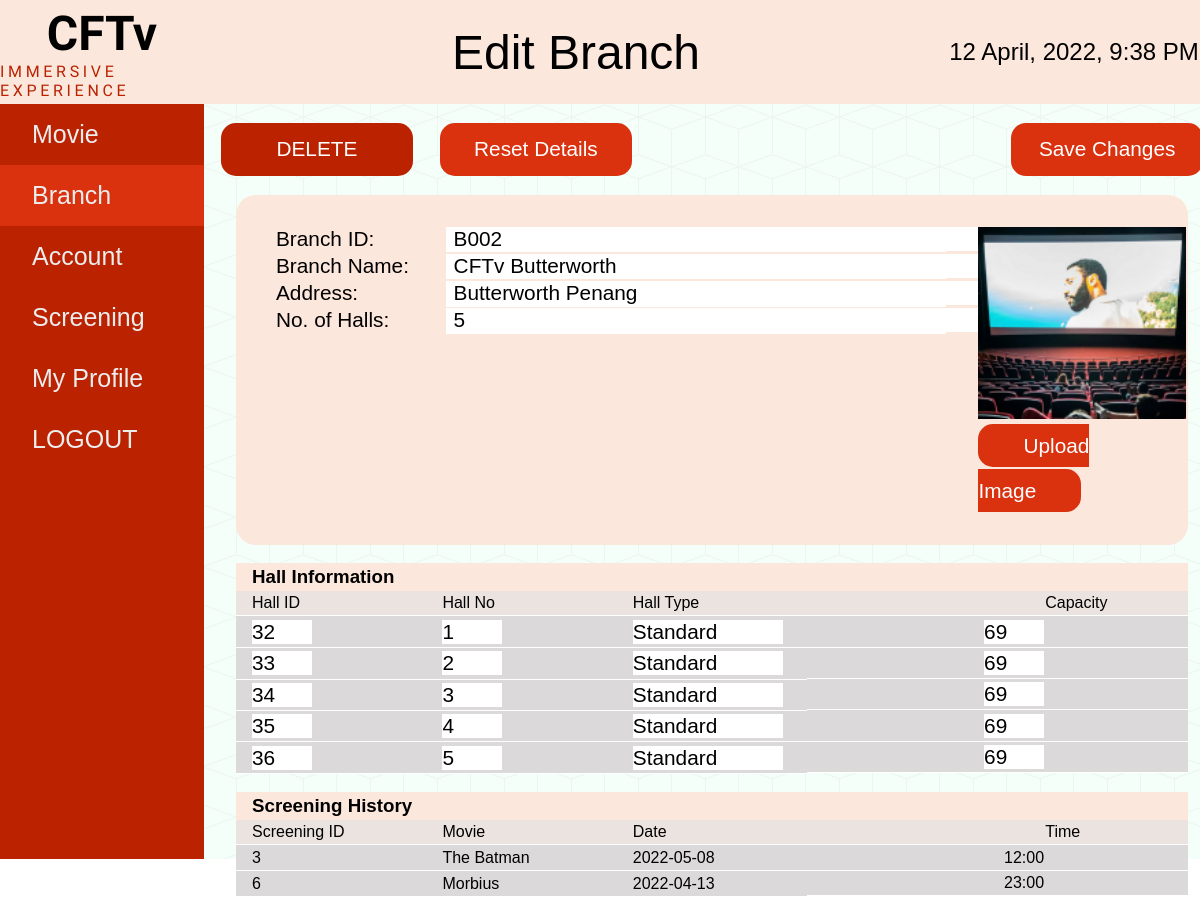
/branchEdit.php?id=B002&br_id=44 (signed in), run on the app's committed database.
### tables this page shows
CREATE TABLE `branch` (
  `br_id` int(11) NOT NULL,
  `branch_id` varchar(30) NOT NULL,
  `branch_name` varchar(300) NOT NULL,
  `branch_address` varchar(300) NOT NULL,
  `branch_image` varchar(300) DEFAULT NULL,
  `no_of_halls` int(11) NOT NULL,
  `hall_id` int(11) NOT NULL,
  `screening_id` int(11) DEFAULT NULL
);

CREATE TABLE `hall` (
  `h_id` int(11) NOT NULL,
  `hall_id` varchar(30) NOT NULL,
  `seat_id` int(11) DEFAULT NULL,
  `hall_no` int(11) NOT NULL,
  `hall_type` varchar(30) NOT NULL,
  `hall_capacity` int(11) NOT NULL
);

CREATE TABLE `screening` (
  `screening_id` int(11) NOT NULL,
  `screen_id` varchar(11) NOT NULL,
  `movie_id` int(11) NOT NULL,
  `branch_id` int(11) NOT NULL,
  `hall_id` int(11) NOT NULL,
  `screening_date` date NOT NULL,
  `screening_time` varchar(6) NOT NULL
);

CREATE TABLE `movie` (
  `movie_id` int(11) NOT NULL,
  `movie_poster` varchar(300) NOT NULL,
  `movie_name` varchar(300) NOT NULL,
  `movie_duration` varchar(20) NOT NULL,
  `movie_date` date NOT NULL,
  `movie_rating` int(11) NOT NULL,
  `movie_trailer` varchar(300) NOT NULL,
  `movie_desc` varchar(3000) NOT NULL,
  `movie_case` varchar(30) NOT NULL
);

### branchEdit.php (the view, shortened to what this page needs)
<?php
require_once 'config.php';
$br_id = $_GET['id'];
	$branch_details = mysqli_query($connect, "select * from branch where branch_id = '".$br_id."' ");
	$branh_details = mysqli_query($connect, "select * from branch where branch_id = '".$br_id."' ");
	$screen_details = mysqli_query($connect, "select * from screening inner join movie on screening.movie_id = movie.movie_id where screening.branch_id = '".$_GET['br_id']."' ");
		$branch = mysqli_fetch_assoc($branch_details);
?>
<!DOCTYPE html>
<html lang="en">
	<head>
		<link rel="stylesheet" href="./styles/style.css" />
	</head>
	<body>
		<div class="navbar">
			<div class="logo">
				<h1>CFTv</h1>
				<p>IMMERSIVE EXPERIENCE</p>
			</div>
			<div class="heading">
				<h1>Edit Branch</h1>
			</div>
			<div class="date">
				<h2><?php echo date("j F, Y, g:i A") ?></h2>
			</div>
		</div>
		<div class="draw-body">
			<div class="drawer">
				<li><a href="./movieList.php">Movie</a></li>
				<li class="active"><a href="./branchList.php">Branch</a></li>
				<li><a href="./account-list.php">Account</a></li>
				<li><a href="./screenList.php">Screening</a></li>
				<li><a href="./profile.php">My Profile</a></li>
				<li><a href="branchEdit.php?logout" title="Log Out">LOGOUT</a></li>
			</div>
			<form method="post" enctype="multipart/form-data">
			<div class="content">
				<div class="button-bar-account">
					<button class="delete" type="submit" name="delete_branch">DELETE</button>
					<button type="reset">Reset Details</button>
					<button type="submit" name="update_branch">Save Changes</button>
				</div>
				<div class="main">
					<div class="box-account">
						<div class="left">
							<li>Branch ID:</li>
							<li>Branch Name:</li>
							<li>Address:</li>
							<li>No. of Halls:</li>
						</div>
						<div class="right">
							<li><input type="text" name="branch_id" style="width:550px; font-size: 1.3rem; border: none;" value="<?php echo $branch['branch_id']; ?>" readonly></li>
							<li><input type="text" name="branch_name" style="width:550px; font-size: 1.3rem; border: none;" value="<?php echo $branch['branch_name']; ?>" required></li>
							<li><input type="text" name="branch_address" style="width:550px; font-size: 1.3rem; border: none;" value="<?php echo $branch['branch_address']; ?>" required></li>
							<li><input type="text" name="no_of_hall" id="no_of_hall" style="width:550px; font-size: 1.3rem; border: none;" value="<?php echo $branch['no_of_halls']; ?>"readonly></li>
						</div>
						<div class="image">
							<img src="./images/<?php echo $branch['branch_image']; ?>" alt="branch_image" id="output" />
							<label for="branch_image">Upload Image</label>
						</div>
					</div>
					<br>
					<div class="txn">
						<h3>Hall Information</h3>
						<table>
							<tr>
								<th>Hall ID</th>
								<th>Hall No</th>
								<th>Hall Type</th>
								<th>Capacity</th>
							</tr>
							<?php
								while($branh = mysqli_fetch_assoc($branh_details)){
								$hall_details = mysqli_query($connect, "select * from hall where hall_id = '".$branh['hall_id']."' ");
								$hall = mysqli_fetch_assoc($hall_details);
							?>
							<tr>
								<td><input type='text' name='hall_id[]' style='width:60px; font-size: 1.3rem; border: none;' value="<?php echo $hall['hall_id']; ?>" readonly></td>
								<td><input type='text' name='hall_no[]' style='width:60px; font-size: 1.3rem; border: none;'required value="<?php echo $hall['hall_no']; ?>"></td>
								<td><input type='text' name='hall_type[]' style='width:150px; font-size: 1.3rem; border: none;'  required value="<?php echo $hall['hall_type']; ?>"></td>
								<td><input type='text' name='hall_capacity[]' style='width:60px; font-size: 1.3rem; border: none;' required value="<?php echo $hall['hall_capacity']; ?>"></td>
							</tr>
						<?php
							}
						?>
						</table>
					</div>
					<br>
					<div class="txn">
						<h3>Screening History</h3>
						<table>
							<tr>
								<th>Screening ID</th>
								<th>Movie</th>
								<th>Date</th>
								<th>Time</th>
							</tr>
							<?php
								while ($screen_detail = mysqli_fetch_assoc($screen_details)) {
							?>
							<tr>
								<td><?php echo $screen_detail['screen_id']; ?></td>
								<td><?php echo $screen_detail['movie_name']; ?></td>
								<td><?php echo $screen_detail['screening_date']; ?></td>
								<td><?php echo $screen_detail['screening_time']; ?></td>
							</tr>
								<?php
									}
							?>
						</table>
					</div>
				</form>
				</div>
	</body>
</html>

### styles/style.css (style rules this page uses)
* { margin: 0; padding: 0; box-sizing: border-box; }
body { min-height: 100vh; font-family: 'Gill Sans', 'Gill Sans MT', Calibri, 'Trebuchet MS', sans-serif; }
.navbar { height: 13vh; display: grid; grid-template-columns: 17% auto 21%; background-color: #fce7dc; }
.navbar .logo, .heading, .date { display: flex; flex-direction: column; min-width: 100%; min-height: 100%; align-items: center; justify-content: center; }
.navbar .logo h1 { font-family: "Rajdhani"; font-size: 3rem; }
.navbar .logo p { font-family: "Rajdhani"; letter-spacing: 0.23rem; color: #ba2200; }
.navbar .heading h1 { font-size: 3rem; font-weight: 500; }
.navbar .date h2 { font-weight: 500; }
.draw-body { min-height: 87vh; display: grid; grid-template-columns: 17% auto; }
.draw-body .drawer { background-color: #ba2200; min-width: 100%; display: flex; flex-direction: column; font-size: 25px; }
.draw-body .drawer li { padding: 1rem 0; list-style: none; cursor: pointer; }
.draw-body .drawer .active { background-color: #da310f; }
.draw-body .drawer li a { padding-left: 2rem; text-decoration: none; color: #ededed; }
.draw-body .content { background-color: #f5fffa; background-image: url('../images/cubes.png'); display: grid; grid-template-rows: 12% auto; }
.draw-body .content button { height: 3.3rem; width: 12rem; border-radius: 15px; font-size: 1.3rem; background-color: #da310f; color: #fff; font-weight: 500; border: none; cursor: pointer; }
.draw-body .content .delete { background-color: #ba2200; }
.draw-body .content .button-bar-account { margin: 0 2rem; display: grid; grid-template-columns: 23% 60% auto; justify-content: center; align-items: center; }
.content .main .box-account { background-color: #fce7dc; border-radius: 20px; margin: 0 2rem auto 2rem; padding: 2rem; width: auto; display: grid; grid-template-columns: 20% 60% auto; }
.content .main .box-account .image { display: flex; align-items: center; justify-content: center; }
.content .main .box-account .image img { width: 13rem; height: 12rem; }
.content .main .box-account .right { margin-right: 2rem; }
.content .main .box-account li { list-style: none; font-size: 1.3rem; margin-bottom: 0.1rem; padding-bottom: 0.1rem; padding-left: 0.5rem; }
.content .main .box-account .right li { background-color: #fff; }
.main .txn { margin: 0 2rem; }
.main .txn h3 { width: 100%; background-color: #fce7dc; padding: 0.2rem 1rem; }
.main .txn table { border-collapse: collapse; width: 100%; }
.main .txn table tr td:nth-child(1) { width: 20%; }
.main .txn table tr td:nth-child(2) { width: 20%; }
.main .txn table tr td:nth-child(3) { width: 20%; }
.main .txn table tr td:nth-child(4) { width: 40%; cursor: pointer; display: flex; align-items: center; justify-content: right; padding-right: 9rem; min-width: 100%; min-height: 100%; }
.main .txn table tr th:nth-child(4) { padding-right: 4rem; padding-left: 25%; }
.main .txn th { background-color: #ebe3e0; text-align: left; font-weight: 500; padding: 0.2rem 1rem; border-bottom: 1px solid #fff; }
.main .txn td { background-color: #dbd9d9; text-align: left; font-weight: 500; padding: 0.2rem 1rem; border-bottom: 1px solid #fff; }

### branchEdit.php (style rules this page uses)
.content .main .box-account .image { display: flow-root; }
a { text-decoration: none; color: white; }
label { border-radius: 15px; font-size: 1.3rem; background-color: #da310f; color: #fff; font-weight: 500; padding: 10px 45px 10px 45px; line-height: 45px; }

### data on the page
branch: branch_id "B002", branch_name "CFTv Butterworth", branch_address "Butterworth Penang", no_of_hall "5", branch_image (picture), hall.hall_id "32", hall.hall_no "1", hall.hall_type "Standard", hall.hall_capacity "69"
branch: hall.hall_id "33", hall.hall_no "2", hall.hall_type "Standard", hall.hall_capacity "69"
branch: hall.hall_id "34", hall.hall_no "3", hall.hall_type "Standard", hall.hall_capacity "69"
branch: hall.hall_id "35", hall.hall_no "4", hall.hall_type "Standard", hall.hall_capacity "69"
branch: hall.hall_id "36", hall.hall_no "5", hall.hall_type "Standard", hall.hall_capacity "69"
screening: screen "3", movie.movie_name "The Batman", screening_date "2022-05-08", screening_time "12:00"
screening: screen "6", movie.movie_name "Morbius", screening_date "2022-04-13", screening_time "23:00"
